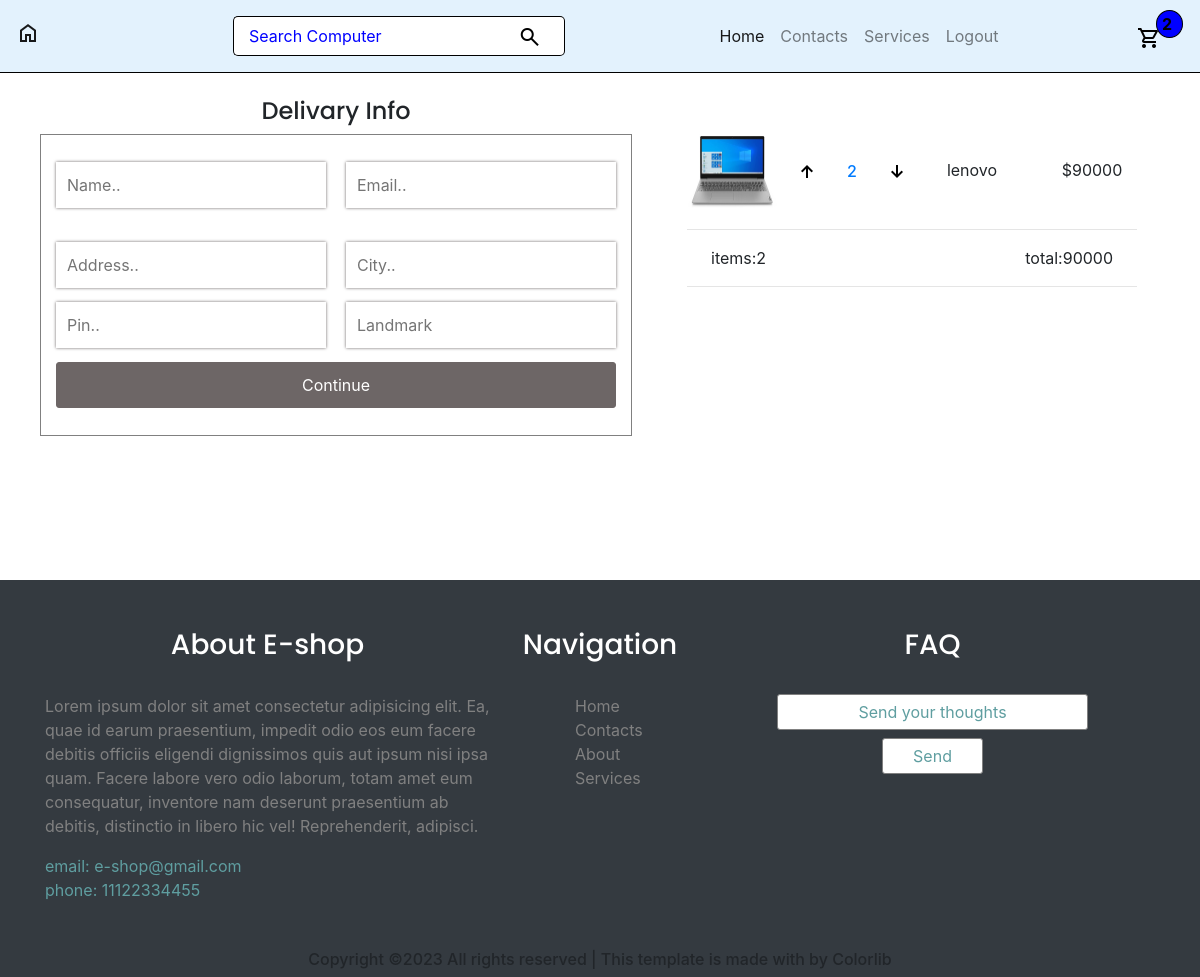
Screenshot of /checkout/ (signed in) with the database file from the repository.
### eshop/models.py (models this page shows, shortened)
class OrderItem(models.Model):
    product = models.ForeignKey(ComputerDetail, on_delete=models.SET_NULL, null=True, blank=True)
    order = models.ForeignKey(Order,on_delete=models.SET_NULL,null=True,blank=True)
    quantity = models.PositiveIntegerField(default=1,null=True,blank=True)
    date_added = models.DateTimeField(auto_now_add=True,null=True,blank=True)
    @property
    def get_total(self):
        total = self.product.price * self.quantity
        return total

class ComputerDetail(models.Model):
    Product_id = models.IntegerField()
    name = models.CharField(max_length=30)
    processor = models.CharField(max_length=90)
    image = models.ImageField(null=True, blank=True, upload_to='pics')
    ram = models.CharField(max_length=30)
    price = models.IntegerField()
    description = models.TextField()
    @property
    def imageURL(self):
        try:
            url = self.image.url
        except:
            url = ''
        return url

class Order(models.Model):
    customer = models.ForeignKey(Customer, on_delete=models.SET_NULL, null=True, blank=True)
    complete = models.BooleanField(default=False,null=True,blank=True)
    date_orderd = models.DateTimeField(auto_now_add=True,null=True,blank=True)
    date = models.DateTimeField(auto_now_add=True)
    @property
    def get_cart_total(self):
        orderitems = self.orderitem_set.all()
        total = sum([item.get_total for item in orderitems])
        return total
    @property
    def get_cart_items(self):
        orderitems = self.orderitem_set.all()
        total = sum([item.quantity for item in orderitems])
        return total

### eshop/views.py (the view)
# urls.py: path('checkout/',views.checkout,name='checkout'),
def checkout(request):
    if request.user.is_authenticated:
        customer = request.user.customer
        order, created = Order.objects.get_or_create(customer=customer,complete=False)
        item = order.orderitem_set.all()
        cartItems = order.get_cart_items
    else:
        item = []
        order = {'get_cart_total':0 , 'get_cart_items':0}
        cartItems = order['get_cart_items']
    check = ShippingAddress.objects.all()
    shipping = ShippingForm()
    if request.method == 'POST':
        shipping = ShippingForm(request.POST)
        if shipping.is_valid():
            shipping.save()
        else:
            shipping = ShippingForm()
    context = {'item': item,
                    'order':order,
                    'cartItems':cartItems,
                    'check':check,
                    'shipping':shipping,}
    return render(request, 'checkout.html', context)

### eshop/form.py
class ShippingForm(forms.ModelForm):
    class Meta:
        model = ShippingAddress
        fields = '__all__'

### templates/checkout.html (shortened to what this page needs)
{% extends 'base.html' %}
{% load static %}
    {% block body_block %}
    <div class="container-fluid py-4">
        <div class="row pr-5">
            <div class="col-md-7 col850">
                <div class="row">
                    <div class="col-12">
                        <h4 class="text-center delivarytext">Delivary Info</h4>
                    </div>
                    <div class="col-12 checkout-box">
                        <form action="{% url 'payment' %}" >
                                <div class="row form-field userinfo">
                                    <div class="col-md-6">
                                        <input type="text" name="name" placeholder="Name..">
                                    </div>
                                    <div class="col-md-6">
                                        <input type="email" name="email" placeholder="Email..">
                                    </div>
                                </div>
                                <div class="row form-field shippinginfo">
                                    <div class="col-md-6">
                                        <input type="text" name="address" placeholder="Address..">
                                    </div>
                                    <div class="col-md-6">
                                        <input type="text" name="city" placeholder="City..">
                                    </div>
                                    <div class="col-md-6">
                                        <input type="text" name="pin" placeholder="Pin..">
                                    </div>
                                    <div class="col-md-6">
                                        <input type="text" name="land" placeholder="Landmark">
                                    </div>
                                </div>
                                <div class="row form-field">
                                    <div class="col-md-12">
                                        <button type="submit" class="">Continue</button>
                                    </div>
                                </div>
                        </form>
                    </div>
                </div>
            </div>
            <div class="col-md-5 col850 checkoutborder">
                <div class="row checkout-items-arrange">
                    {% for i in item %}
                    <div class="col-md-3 col-sm-4 checkout-img">
                        <a href="{% url 'detail' i.product.id %}"><img src="{{i.product.imageURL}}" alt="product"></a>
                    </div>
                    <div class=" col-md-9 col-sm-8">
                        <div class="row checkoutitem">
                            <div class="col-1 checkuparrow px-0 mx-0">
                                <button data-product="{{i.product.id}}" data-action="add" class="update-cart material-symbols-outlined">
                                </button>
                            </div>
                            <div class="col-2 px-0 mx-0 checkoutqty">
                                <h6 class="px-0 mx-0 text-primary">{{i.quantity}}</h6>
                            </div>
                            <div class="col-1 checkdownarrow px-0 mx-0">
                                <button data-product="{{i.product.id}}" data-action="remove" class="update-cart material-symbols-outlined">
                                </button>
                            </div>
                            <div class="col-4 checkoutname">
                                {{i.product.name}}
                            </div>
                            <div class="col-4 checkoutprice">
                               ${{i.get_total}}
                            </div>
                        </div>
                    </div>
                    {% endfor %}
                </div><hr>
                <div class="row px-4">
                    <div class="col-6 total">
                        items:{{order.get_cart_items}}
                    </div>
                    <div class="col-6 total text-right">
                        total:{{order.get_cart_total}}
                    </div>
                </div>
                 <hr>
            </div>
        </div>
    </div>
    {% endblock %}

### static/css/style.css (style rules this page uses)
* { margin: 0; padding: 0; }
html { height: 100%; }
body { background: rgb(255, 255, 255); min-height: 100%; display: flex; flex-direction: column; }
img { width: 100%; }
.material-symbols-outlined { padding: 0px; margin: 0px; font-variation-settings: 'FILL' 0, 'wght' 400, 'GRAD' 0, 'opsz' 48, }
.delivarytext { font-family: 'Poppins', sans-serif; }
.checkoutitem { display: flex; flex-direction: row; justify-content: center; align-items: center; }
.checkout-items-arrange { display: inline-flex; justify-content: center; align-items: center; }
.checkoutitem .checkuparrow { padding-top: 10px; text-align: center; }
.checkoutitem .checkuparrow > button { border: none; background-color: white; }
.checkoutitem .checkoutqty { padding-top: 10px; text-align: center; }
.checkoutitem .checkdownarrow { padding-top: 10px; text-align: center; }
.checkoutitem .checkdownarrow > button { border: none; background-color: white; }
.checkoutitem .checkoutname { text-align: center; }
.checkoutitem .checkoutprice { text-align: center; }
.checkout-img { width: 100%; height: auto; object-fit: cover; object-position: center; overflow: hidden; padding: 5px 15px; }
.checkoutborder { padding-top: 30px; }
.checkout-box { padding: 0px 40px 20px 40px; }
.checkout-box > form { border: 1px solid gray; padding: 20px 20px; }
.form-field { padding-left: 0px; padding-right: 0px; }
.form-field > div { padding: 7px 10px; }
.form-field div > input { width: 100%; padding: 10px 10px; border: 1px solid white; box-shadow: 0px 0px 3px rgb(109, 102, 102); outline: none; }
.form-field.shippinginfo { padding-top: 20px; }
.form-field div > button { width: 100%; padding: 10px 0px; border: 1px solid rgb(109, 102, 102); border-radius: 3px; outline: none; background-color: rgb(109, 102, 102); color: white; font-size: bold; transition: 350ms; }

### static/css/cart.css (style rules this page uses)
* { margin: 0; padding: 0; }
img { width: 100%; }
body { background: rgb(255, 255, 255); }

### rows the page displays
OrderItem: product.imageURL (picture), quantity "2", product.name "lenovo", get_total "90000"
Order: get_cart_items "2", get_cart_total "90000"

### other values shown
{{ cartItems }} "2"
